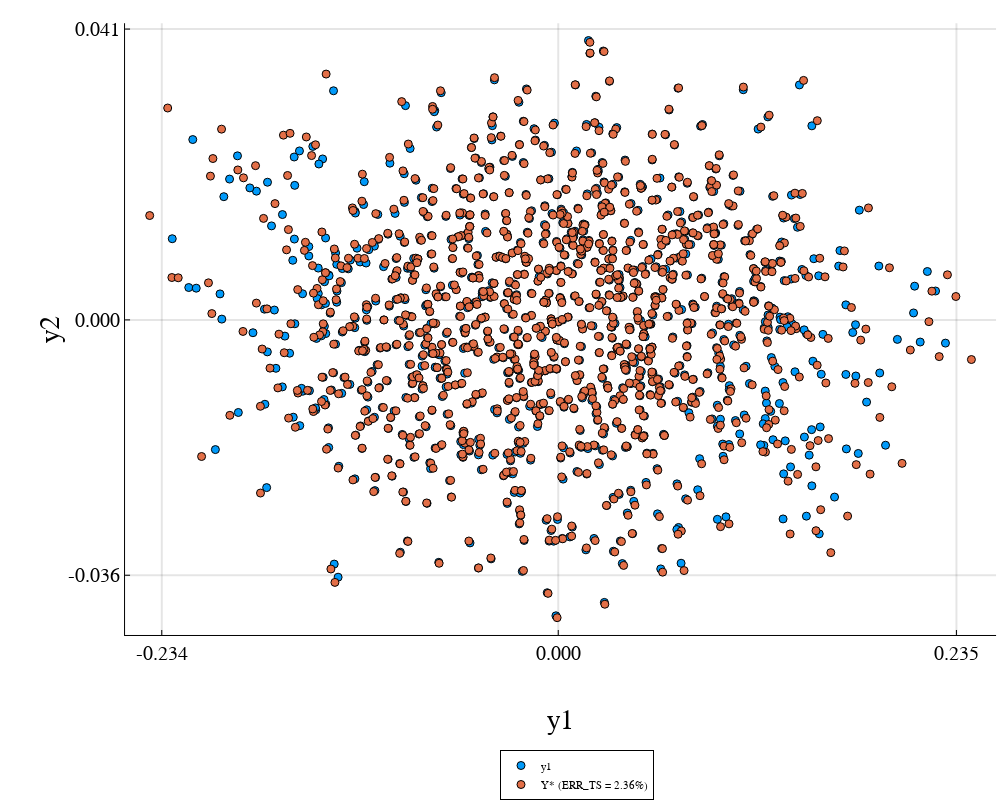

The code cell stored with this chart in its notebook:
### Code cell
scatter(eachrow(Z_[[1,2],:])...)
s = scatter!(eachrow(Z_gen)...,xlabel="y1",ylabel="y2",
    label="Y* (ERR_TS = $(round(Err*100,digits=2))%)",legend=:outerbottom,legend_columns=2,
    size=(1000,800),
    grid = true, gridlinewidth = 2,
    tickfontsize = 14,
    guidefontsize=20,
    xticks=[round(minimum(Y_[1,:]),digits=3),0.0,round(maximum(Y_[1,:]),digits=3)...],
    yticks=[round(minimum(Y_[2,:]),digits=3),0.0,round(maximum(Y_[2,:]),digits=3)...],
    markersize = 4,
)

### Figure 1 — Plotly figure (JSON) as saved in the notebook; plotly's stock layout.template omitted (floating-point values rounded to 4 significant figures; data arrays with more than 128 entries replaced by an {"elided": "..."} marker saying what was removed)
{"data": [{"colorbar": {"len": 0.9311, "title": "", "x": 0.9961, "y": 0.5295}, "legendgroup": "y1", "marker": {"color": "rgba(0, 154, 250, 1.000)", "line": {"color": "rgba(0, 0, 0, 1.000)", "width": 1}, "size": 8, "symbol": "circle"}, "mode": "markers", "name": "y1", "showlegend": true, "type": "scatter", "x": {"elided": "1040 float values"}, "xaxis": "x", "y": {"elided": "1040 float values"}, "yaxis": "y"}, {"colorbar": {"len": 0.9311, "title": "", "x": 0.9961, "y": 0.5295}, "legendgroup": "Y* (ERR_TS = 2.36%)", "marker": {"color": "rgba(227, 111, 71, 1.000)", "line": {"color": "rgba(0, 0, 0, 1.000)", "width": 1}, "size": 8, "symbol": "circle"}, "mode": "markers", "name": "Y* (ERR_TS = 2.36%)", "showlegend": true, "type": "scatter", "x": {"elided": "1040 float values"}, "xaxis": "x", "y": {"elided": "1040 float values"}, "yaxis": "y"}], "layout": {"annotations": [], "height": 800, "legend": {"bgcolor": "rgba(255, 255, 255, 1.000)", "bordercolor": "rgba(0, 0, 0, 1.000)", "borderwidth": 1, "font": {"color": "rgba(0, 0, 0, 1.000)", "family": "sans-serif", "size": 11}, "title": {"font": {"color": "rgba(0, 0, 0, 1.000)", "family": "sans-serif", "size": 15}, "text": ""}, "tracegroupgap": 0, "traceorder": "normal", "x": 0.5, "xanchor": "lower", "y": -0.15, "yanchor": "middle"}, "margin": {"b": 20, "l": 0, "r": 0, "t": 20}, "paper_bgcolor": "rgba(255, 255, 255, 1.000)", "plot_bgcolor": "rgba(255, 255, 255, 1.000)", "showlegend": true, "width": 1000, "xaxis": {"anchor": "y", "domain": [0.125, 0.9961], "gridcolor": "rgba(0, 0, 0, 0.100)", "gridwidth": 2, "linecolor": "rgba(0, 0, 0, 1.000)", "mirror": false, "range": [-0.2557, 0.2584], "showgrid": true, "showline": true, "showticklabels": true, "tickangle": 0, "tickcolor": "rgb(0, 0, 0)", "tickfont": {"color": "rgba(0, 0, 0, 1.000)", "family": "sans-serif", "size": 20}, "tickmode": "array", "ticks": "inside", "ticktext": ["-0.234", "0.000", "0.235"], "tickvals": [-0.234, 0, 0.235], "title": "y1", "titlefont": {"color": "rgba(0, 0, 0, 1.000)", "family": "sans-serif", "size": 28}, "type": "-", "visible": true, "zeroline": false, "zerolinecolor": "rgba(0, 0, 0, 1.000)"}, "yaxis": {"anchor": "x", "domain": [0.06395, 0.9951], "gridcolor": "rgba(0, 0, 0, 0.100)", "gridwidth": 2, "linecolor": "rgba(0, 0, 0, 1.000)", "mirror": false, "range": [-0.04442, 0.04182], "showgrid": true, "showline": true, "showticklabels": true, "tickangle": 0, "tickcolor": "rgb(0, 0, 0)", "tickfont": {"color": "rgba(0, 0, 0, 1.000)", "family": "sans-serif", "size": 20}, "tickmode": "array", "ticks": "inside", "ticktext": ["-0.036", "0.000", "0.041"], "tickvals": [-0.036, 0, 0.041], "title": "y2", "titlefont": {"color": "rgba(0, 0, 0, 1.000)", "family": "sans-serif", "size": 28}, "type": "-", "visible": true, "zeroline": false, "zerolinecolor": "rgba(0, 0, 0, 1.000)"}}}
